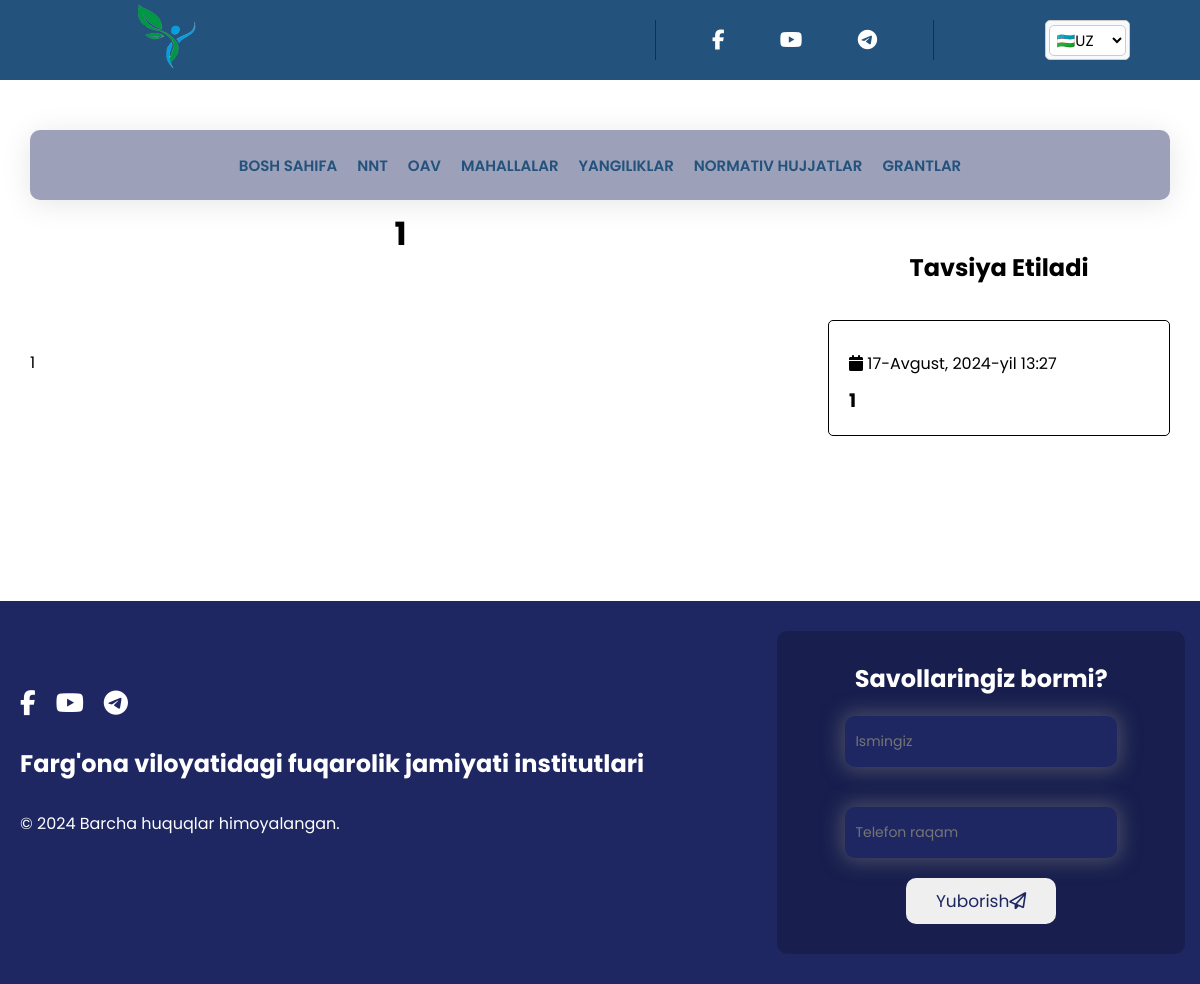
The page /uz/post/1/ on the database its author committed.
### main/models.py (models this page shows, shortened)
class Blog(models.Model):
    image = models.ImageField(upload_to='blog/')
    title = models.CharField(max_length=255)
    body = RichTextField()
    create_at = models.DateTimeField(auto_now_add=True)
    class Meta:
        verbose_name_plural = 'Yangiliklar'

### main/views.py (the view)
# urls.py: path('post/<int:pk>/', BlogDetailView.as_view(), name='blog_detail'),
class BlogDetailView(DetailView):
    model = Blog
    template_name = 'blogChild.html'  # Shablon nomi
    context_object_name = 'post'
    def get_context_data(self, **kwargs):
        context = super().get_context_data(**kwargs)
        index = Index.objects.first()
        language_code = self.request.LANGUAGE_CODE
        recent_post = Blog.objects.all()
        context['recent_post'] = recent_post
        context['index'] = index
        context['language_code'] = language_code
        return context

### main/templates/blogChild.html (shortened to what this page needs)
{% load static %}
{% load i18n %}
<!DOCTYPE html>
<html lang="en">
<head>
    <link rel="stylesheet" href="https://cdnjs.cloudflare.com/ajax/libs/font-awesome/6.5.1/css/all.min.css"
/>
    <link rel="stylesheet" href="{% static '/css/style.css' %}"/>
    <link rel="stylesheet" href="{% static '/css/pages.css' %}"/>
</head>
<body>
<div class="top">
    <div class="top-left">
        <div class="logo">
            <img src="{% static 'images/logo2.png' %}" class="logo" alt="" style="width: 70px; height: 80px;">
        </div>
    </div>
    <div class="top-right">
        <i class="fa-brands fa-facebook-f"></i>
        <i class="fa-brands fa-youtube"></i>
        <i class="fa-brands fa-telegram"></i>
        <br/>
        <div class="lang-menu">
            <form action="{% url 'set_language' %}" method="post" class="language-form">{% csrf_token %}
                <select name="language" onchange="this.form.submit()" class="language-select">
                    {% get_current_language as LANGUAGE_CODE %}
                    {% get_available_languages as LANGUAGES %}
                    {% get_language_info_list for LANGUAGES as languages %}
                    {% for language in languages %}
                    <option value="{{ language.code }}" {% if language.code == LANGUAGE_CODE %} selected{% endif %}>
                        {% if language.code == 'uz' %}
                        🇺🇿UZ
                        {% elif language.code == 'ru' %}
                        🇷🇺RU
                        {% elif language.code == 'en' %}
                        🇺🇸EN
                        {% endif %}
                    </option>
                    {% endfor %}
                </select>
            </form>
        </div>
    </div>
</div>
<nav class="nav">
    <div class="links">
        <ul id="menu">
            <li>
                <a href="{% url 'index' %}">{% blocktrans %}BOSH SAHIFA{% endblocktrans %}</a>
            </li>
            <li>
                <a href="{% url 'nnt' %}">{% blocktrans %}NNT{% endblocktrans %}</a>
            </li>
            <li>
                <a href="{% url 'oav' %}">{% blocktrans %}OAV{% endblocktrans %}</a>
            </li>
            <li>
                <a href="{% url 'streets' %}">{% blocktrans %}MAHALLALAR{% endblocktrans %}</a>
            </li>
            <li>
                <a href="{% url 'blog' %}">{% blocktrans %}YANGILIKLAR{% endblocktrans %}</a>
            </li>
            <li>
                <a href="{% url 'docs' %}">{% blocktrans %}NORMATIV HUJJATLAR{% endblocktrans %}</a>
            </li>
            <li>
                <a href="{% url 'grant' %}">{% blocktrans %}GRANTLAR{% endblocktrans %}</a>
            </li>
        </ul>
    </div>
</nav>
<div class="blogChild">
    <div class="blogChildLeft">
        <div class="blogChildLeftCard">
            <div class="blogCardTitle">
                <h1>{{ post.title | safe }}</h1>
            </div>
            <p>{{ post.body | safe }}</p>
        </div>
    </div>
    <div class="blogChildRight">
        <h2>{% blocktrans %}Tavsiya Etiladi{% endblocktrans %}</h2>
        {% for i in recent_post %}
        <a href="{% url 'blog_detail' pk=i.pk %}" class="blogChildRightCard">
            <div class="time"><i class="fa fa-calendar"></i> {{ i.create_at }}</div>
            <div class="blogAbout">
                <h3>{{ i.title }}</h3>
            </div>
        </a>
        {% endfor %}
    </div>
</div>
<section class="contact">
    <div class="contactWrapper">
        <div class="contactLeft">
            <div class="contactIcons">
                <i class="fa-brands fa-facebook-f"></i>
                <i class="fa-brands fa-youtube"></i>
                <i class="fa-brands fa-telegram-plane"></i>
            </div>
            <h2>{% blocktrans %}Farg'ona viloyatidagi fuqarolik jamiyati institutlari{% endblocktrans %}</h2>
            <p>{% blocktrans %}© 2024 Barcha huquqlar himoyalangan.{% endblocktrans %}</p>
        </div>
        <div class="contactRight">
            <h2>{% blocktrans %}Savollaringiz bormi?{% endblocktrans %}</h2>
            <input type="text" placeholder="Ismingiz" id="">
            <input type="text" placeholder="Telefon raqam" id="">
            <button>{% blocktrans %}Yuborish{% endblocktrans %}<i class="fa-regular fa-paper-plane"></i></button>
        </div>
    </div>
</section>
</body>
</html>

### main/static/css/style.css (style rules this page uses)
html { scroll-behavior: smooth; }
body { animation: body 0.4s ease-in-out; }
* { margin: 0; padding: 0; box-sizing: border-box; font-family: "Poppins", sans-serif; outline: none; }
a { text-decoration: none; }
li { list-style: none; }
i { cursor: pointer; }
.top { width: 100%; height: 13vh; display: flex; justify-content: space-around; position: relative; z-index: 100; }
.top .top-left { width: 50%; display: flex; justify-content: space-around; align-items: center; color: #1E2761; }
.top .top-right { width: 50%; display: flex; justify-content: space-evenly; align-items: center; color: #1E2761; font-size: 20px; }
.lang-menu { width: 100px; text-align: right; font-weight: bold; margin-top: 0px; position: relative; display: flex; z-index: 50; }
.nav { position: absolute; z-index: 10; left: 2.5%; top: 130px; width: 95%; height: 70px; display: flex; align-items: center; justify-content: space-around; color: #fff; font-size: 15px; background: rgba(30, 39, 97, 0.44); border-radius: 10px; box-shadow: 0 4px 30px rgba(0, 0, 0, 0.1); backdrop-filter: blur(12.2px); -webkit-backdrop-filter: blur(12.2px); }
.nav .links { width: 85%; display: flex; justify-content: space-around; }
.nav .links a { color: #fff; font-family: 'Poppins', sans-serif; font-weight: 400; }
#menu { display: flex; justify-content: center; align-items: center; gap: 20px; }
ul li { list-style: none; }
.contact { background: #1E2761; color: white; }
.contact .contactWrapper { display: flex; padding: 30px 15px 30px 20px; justify-content: space-between; }
.contactLeft { display: flex; flex-direction: column; gap: 30px; }
.contactLeft .contactIcons { padding-top: 30px; display: flex; gap: 20px; font-size: 25px; align-items: center; }
.contact .contactRight { display: flex; width: 35%; flex-direction: column; background: rgba(0, 0, 0, 0.2); align-items: center; padding: 30px 10px; border-radius: 10px; }
.contactRight input { background: #1E2761; border-radius: 10px; color: white; outline: none; border: none; padding: 15px 10px; width: 70%; font-size: 14px; margin: 20px 0px; box-shadow: 0px 0px 20px 3px rgba(128, 128, 128, 0.5); }
.contactRight button { border-radius: 10px; padding: 10px 30px; font-size: 17px; color: #1E2761; outline: none; border: none; }

### main/static/css/pages.css (style rules this page uses)
.nav a { color: #23527c !important; font-weight: 600 !important; }
.top { z-index: 100; background: #23527c; height: 80px; }
.top .top-left, .top .top-right { color: white !important; }
.blogChild { width: 95%; margin: 130px auto; display: flex; justify-content: space-between; }
.blogChild h1 { text-align: center; }
.blogChildLeft { width: 65%; }
.blogChildLeftCard { display: flex; flex-direction: column; gap: 30px; }
.blogChildLeft p { line-height: 30px; width: 90%; }
.blogChildRight { width: 30%; }
.blogChildRight h2 { padding-top: 40px; text-align: center; }
.blogChildRightCard { border: 1px solid black; border-radius: 5px; padding: 20px; margin: 35px 0px; display: block; color: black; transition: 0.2s; }
.blogChildRightCard .time { padding: 10px 0px; }

### main/templates/blogChild.html (style rules this page uses)
.language-form { border: 1px solid #ccc; border-radius: 5px; padding: 3px; background-color: #f8f9fa; width: 85px; height: 40px; }
.language-select { padding: 3px; font-size: 15px; border-radius: 5px; border: 1px solid #ccc; outline: none; cursor: pointer; width: 100%; background-color: #fff; }
.language-select option:checked { background-color: #f0f0f0; }

### rows shown on the page
Blog: title "1", body "1", create_at "17-Avgust, 2024-yil 13:27"
